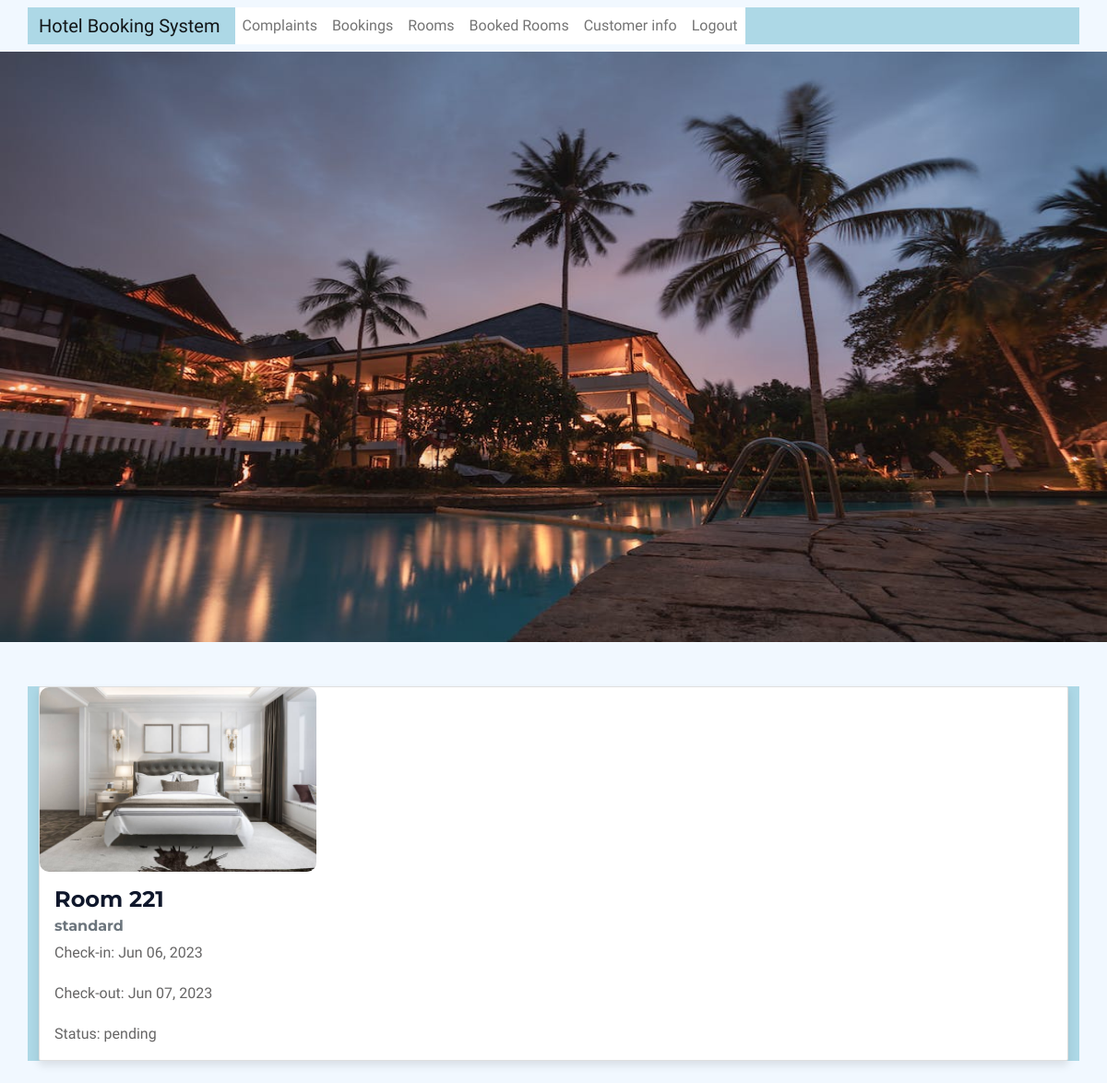
The app's page /booking/ (signed in) with its own data.
### bookings/models.py (models this page shows, shortened)
class Booking(models.Model):
    user = models.ForeignKey(settings.AUTH_USER_MODEL, on_delete=models.CASCADE)
    admin_user= models.ForeignKey(settings.AUTH_USER_MODEL, on_delete=models.CASCADE, related_name='bookings_admin', default=3)
    room = models.ForeignKey(Room, on_delete=models.CASCADE)
    check_in = models.DateField()
    check_out = models.DateField()
    created_at = models.DateTimeField(auto_now_add=True)
    updated_at = models.DateTimeField(auto_now=True)
    status_choices = [
        ('pending', 'Pending'),
        ('accepted', 'Accepted'),
        ('rejected', 'Rejected'),
    ]
    status = models.CharField(max_length=10, choices=status_choices, default='pending')
    number_of_guests = models.PositiveIntegerField()
    customer_email = models.EmailField(max_length=255)
    customer_name =  models.CharField(max_length=100, default='')

class Room(models.Model):
    ROOM_TYPE_CHOICES = (
        ('standard', 'Standard'),
        ('deluxe', 'Deluxe'),
        ('suite', 'Suite'),
    )
    user = models.ForeignKey(settings.AUTH_USER_MODEL, on_delete=models.CASCADE)
    admin_user= models.ForeignKey(settings.AUTH_USER_MODEL, on_delete=models.CASCADE, related_name='room_admin', default=3)
    name = models.CharField(max_length=100)
    room_type = models.CharField(max_length=10, choices=ROOM_TYPE_CHOICES, default='standard')
    room_number = models.PositiveIntegerField(unique=True)
    description = models.TextField(blank=True)
    price = models.DecimalField(max_digits=8, decimal_places=2)
    image = models.ImageField(upload_to='rooms', blank=True)
    available = models.BooleanField(default=True)
    created_at = models.DateTimeField(auto_now_add=True)
    updated_at = models.DateTimeField(auto_now=True)

### bookings/views.py (the view)
# urls.py: path('booking/', views.booking_detail, name='booking_detail'),
@login_required
def booking_detail(request):
    bookings = Booking.objects.filter(user=request.user)
    return render(request, 'booking_detail.html', {'bookings': bookings})

### bookings/templates/booking_detail.html
{% extends 'base.html' %}
{% block content %}
{% for booking in bookings %}
<div class="card my-4">
  <img class="card-img-top" src="{{ booking.room.image.url }}" alt="{{ booking.room.name }}" style="max-width: 300px;">
  <div class="card-body">
    <h4 class="card-title">{{ booking.room.name }}</h4>
    <h6 class="card-subtitle mb-2 text-muted">{{ booking.room.room_type }}</h6>
    <p class="card-text">Check-in: {{ booking.check_in|date:"M d, Y" }}</p>
    <p class="card-text">Check-out: {{ booking.check_out|date:"M d, Y" }}</p>
    <p class="card-text">Status: {{ booking.status }}</p>
  </div>
</div>
{% endfor %}
{% endblock %}

### bookings/static/css/style.css (style rules this page uses)
:root { --primary: #FEA116; --light: #F1F8FF; --dark: #0F172B; }

### bookings/templates/base.html (style rules this page uses)
.card { flex: 0 0 48%; margin-bottom: 20px; border-radius: 10px; box-shadow: 0px 5px 10px rgba(0, 0, 0, 0.1); }
.card-title { font-size: 24px; margin-bottom: 10px; }
.card-text { margin-bottom: 20px; }
.card img { border-radius: 10px; max-width: 100%; height: auto; }

### records on screen
Booking: room.image (picture), room.name "Room 221", room.room_type "standard", check_in "Jun 06, 2023", check_out "Jun 07, 2023", status "pending"
